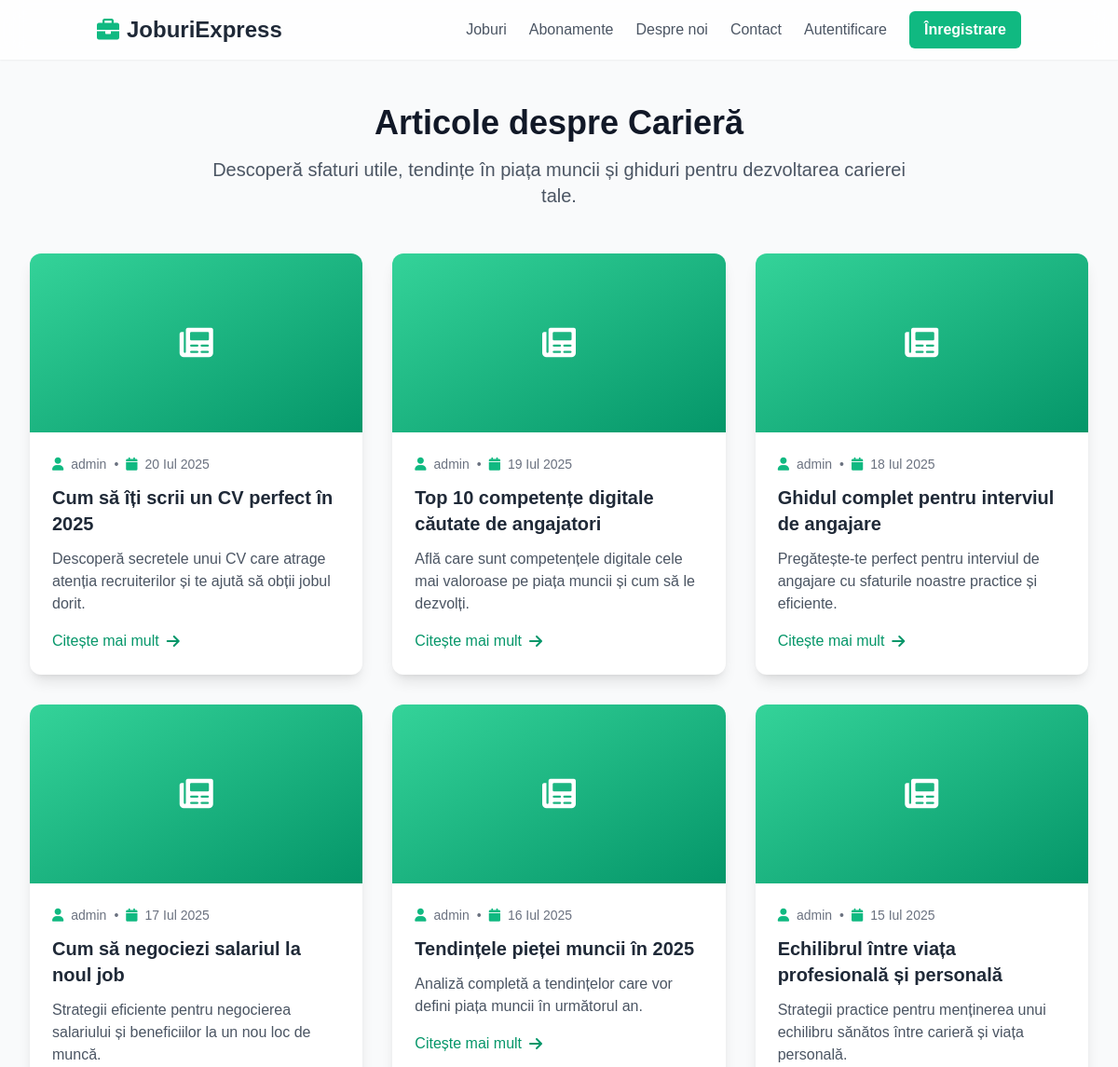
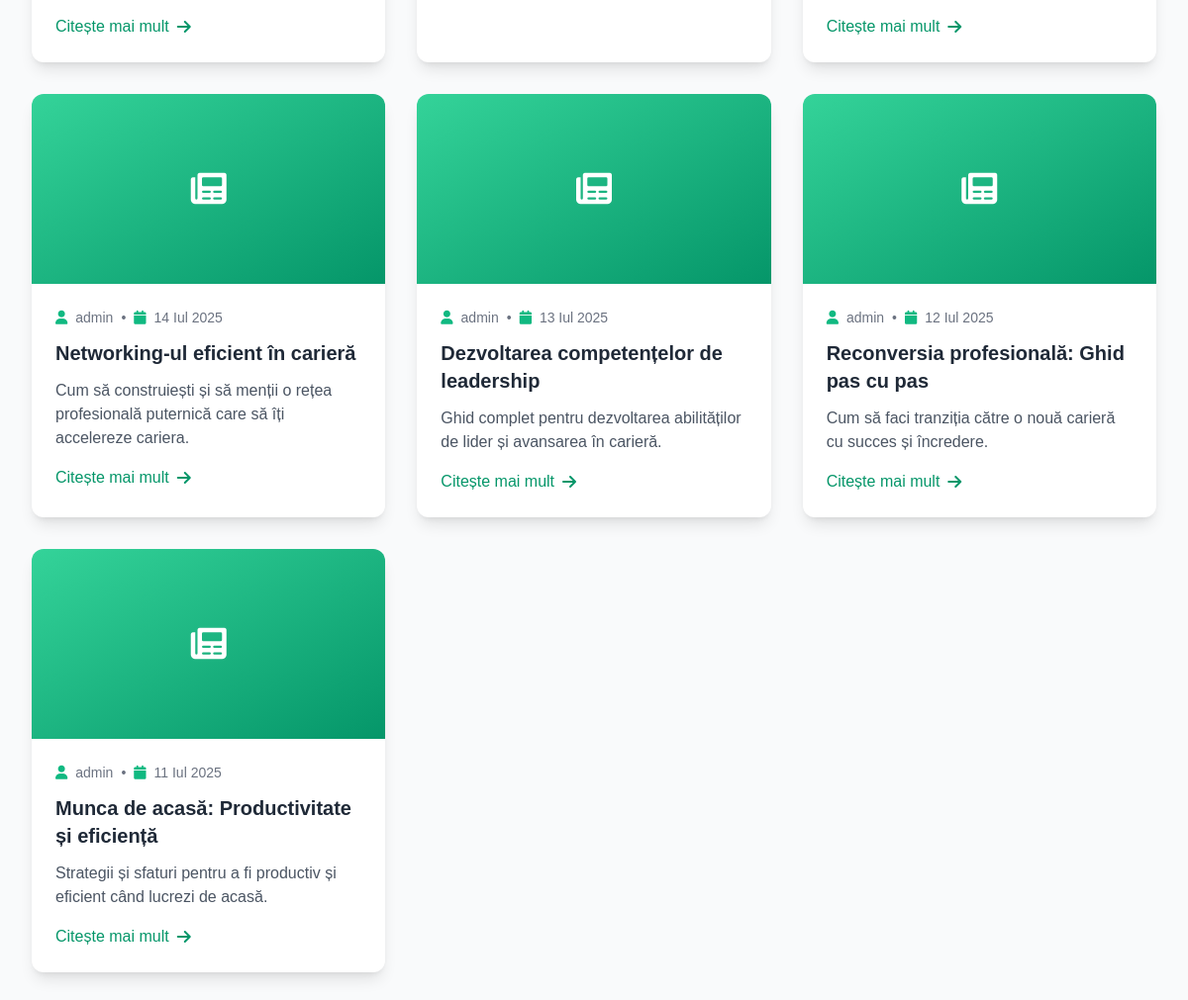
The page /articole/ on the database its author committed (2 pictures, top to bottom).
### core/models.py (models this page shows, shortened)
class Article(models.Model):
    title = models.CharField(max_length=200, verbose_name="Titlu")
    slug = models.SlugField(max_length=220, unique=True, blank=True)
    excerpt = models.TextField(max_length=300, verbose_name="Rezumat", help_text="Scurt rezumat al articolului (max 300 caractere)")
    content = models.TextField(verbose_name="Conținut")
    featured_image = models.ImageField(upload_to='articles/', blank=True, null=True, verbose_name="Imagine principală")
    author = models.ForeignKey(settings.AUTH_USER_MODEL, on_delete=models.CASCADE, related_name='articles', verbose_name="Autor")
    is_published = models.BooleanField(default=False, verbose_name="Publicat")
    is_featured = models.BooleanField(default=False, verbose_name="Articol evidențiat", help_text="Articolele evidențiate apar pe prima pagină")
    created_at = models.DateTimeField(default=timezone.now, verbose_name="Creat la")
    updated_at = models.DateTimeField(auto_now=True, verbose_name="Actualizat la")
    published_at = models.DateTimeField(blank=True, null=True, verbose_name="Publicat la")
    def get_absolute_url(self):
        return reverse('core:article_detail', kwargs={'slug': self.slug})
    class Meta:
        ordering = ['-created_at']
        verbose_name = "Articol"
        verbose_name_plural = "Articole"

### accounts/models.py (models this page shows, shortened)
class User(AbstractUser):
    USER_TYPE_CHOICES = (
        ('job_seeker', 'Candidat'),
        ('company', 'Companie'),
    )
    email = models.EmailField(unique=True)
    user_type = models.CharField(max_length=20, choices=USER_TYPE_CHOICES, default='job_seeker')
    groups = models.ManyToManyField(
        'auth.Group',
        verbose_name='groups',
        blank=True,
        help_text='The groups this user belongs to. A user will get all permissions granted to each of their groups.',
        related_name="custom_user_set", # Changed related_name
        related_query_name="user",
    )
    user_permissions = models.ManyToManyField(
        'auth.Permission',
        verbose_name='user permissions',
        blank=True,
        help_text='Specific permissions for this user.',
        related_name="custom_user_set", # Changed related_name
        related_query_name="user",
    )
    is_active = models.BooleanField(
        'active',
        default=True, # Changed default to True
        help_text= (
            'Designates whether this user should be treated as active. '
            'Unselect this instead of deleting accounts.'
        ),
    )

### core/views.py (the view)
# urls.py: path('articole/', views.ArticleListView.as_view(), name='article_list'),
class ArticleListView(ListView):
    model = Article
    template_name = "core/article_list.html"
    context_object_name = 'articles'
    paginate_by = 12
    def get_queryset(self):
        return Article.objects.filter(is_published=True).select_related('author').order_by('-published_at')

### templates/core/article_list.html (shortened to what this page needs)
{% extends 'base.html' %}
{% load static %}
{% block content %}
<div class="min-h-screen bg-gray-50 py-12">
    <div class="max-w-7xl mx-auto px-4 sm:px-6 lg:px-8">
        <div class="text-center mb-12">
            <h1 class="text-4xl font-bold text-gray-900 mb-4">Articole despre Carieră</h1>
            <p class="text-xl text-gray-600 max-w-3xl mx-auto">
                Descoperă sfaturi utile, tendințe în piața muncii și ghiduri pentru dezvoltarea carierei tale.
            </p>
        </div>
        {% if articles %}
            <div class="grid grid-cols-1 md:grid-cols-2 lg:grid-cols-3 gap-8 mb-12">
                {% for article in articles %}
                    <article class="bg-white rounded-xl shadow-lg overflow-hidden hover:shadow-xl transition-shadow duration-300 group">
                        <div class="aspect-w-16 aspect-h-9 bg-gray-200">
                            {% if article.featured_image %}
                                <img src="{{ article.featured_image.url }}" alt="{{ article.title }}"
                                     class="w-full h-48 object-cover group-hover:scale-105 transition-transform duration-300">
                            {% else %}
                                <div class="w-full h-48 bg-gradient-to-br from-emerald-400 to-emerald-600 flex items-center justify-center">
                                    <i class="fas fa-newspaper text-4xl text-white"></i>
                                </div>
                            {% endif %}
                        </div>
                        <div class="p-6">
                            <div class="flex items-center text-sm text-gray-500 mb-3">
                                <i class="fas fa-user mr-2 text-emerald-500"></i>
                                <span>{{ article.author.get_full_name|default:article.author.username }}</span>
                                <span class="mx-2">•</span>
                                <i class="fas fa-calendar mr-2 text-emerald-500"></i>
                                <span>{{ article.published_at|date:"d M Y" }}</span>
                            </div>
                            <h2 class="text-xl font-bold text-gray-800 mb-3 group-hover:text-emerald-600 transition-colors duration-300">
                                <a href="{{ article.get_absolute_url }}" class="line-clamp-2">{{ article.title }}</a>
                            </h2>
                            <p class="text-gray-600 mb-4 line-clamp-3">{{ article.excerpt }}</p>
                            <a href="{{ article.get_absolute_url }}"
                               class="inline-flex items-center text-emerald-600 hover:text-emerald-700 font-medium transition-colors duration-200">
                                Citește mai mult
                                <i class="fas fa-arrow-right ml-2"></i>
                            </a>
                        </div>
                    </article>
                {% endfor %}
            </div>
        {% endif %}
    </div>
</div>
{% endblock %}

### templates/base.html (shortened to what this page needs)
<!DOCTYPE html>
<html lang="ro">
<head>
    <script src="https://cdn.tailwindcss.com"></script>
    <link rel="stylesheet" href="https://cdnjs.cloudflare.com/ajax/libs/font-awesome/6.0.0/css/all.min.css" />
</head>
<body class="bg-gray-50 text-gray-800 relative">
    <nav class="bg-white/80 backdrop-blur-md shadow-sm sticky top-0 z-50">
        <div class="container mx-auto px-4 py-3 flex justify-between items-center">
            <a class="text-2xl font-bold text-gray-800 flex items-center" href="{% url 'core:home' %}">
                <i class="fas fa-briefcase mr-2 text-emerald-500"></i>
                JoburiExpress
            </a>
            <div class="hidden md:flex items-center space-x-6">
                <a class="text-gray-600 hover:text-gray-900 transition-colors duration-300 " href="{% url 'joburi:lista_joburi' %}">Joburi</a>
                <a class="text-gray-600 hover:text-gray-900 transition-colors duration-300 " href="{% url 'plati:planuri' %}">Abonamente</a>
                <a class="text-gray-600 hover:text-gray-900 transition-colors duration-300 " href="{% url 'core:about' %}">Despre noi</a>
                <a class="text-gray-600 hover:text-gray-900 transition-colors duration-300 " href="{% url 'core:contact' %}">Contact</a>
                {% if user.is_authenticated %}
                    <div class="relative">
                        <button id="user-menu-button" class="flex items-center text-gray-600 hover:text-gray-900 focus:outline-none transition-colors duration-300">
                            <i class="fas fa-user-circle mr-1"></i> {{ user.username }}
                            <i class="fas fa-chevron-down ml-1 text-xs"></i>
                        </button>
                        <div id="user-menu" class="absolute right-0 mt-2 w-48 bg-white rounded-md shadow-lg py-1 hidden z-10 border border-gray-200">
                            {% if user.user_type == 'job_seeker' %}
                                <a href="{% url 'conturi:panou_candidat' %}" class="block px-4 py-2 text-sm text-gray-700 hover:bg-gray-100">Panou de Control Candidat</a>
                             {% else %}
                             <a href="{% url 'conturi:panou_companie' %}" class="block px-4 py-2 text-sm text-gray-700 hover:bg-gray-100">Panou de Control Companie</a>
                            {% endif %}
                            <a href="{% url 'conturi:profil' %}" class="block px-4 py-2 text-sm text-gray-700 hover:bg-gray-100">Profil</a>
                        <form method="post" action="{% url 'conturi:deconectare' %}" class="block w-full">
                                {% csrf_token %}
                                <button type="submit" class="block w-full text-left px-4 py-2 text-sm text-gray-700 hover:bg-gray-100">Deconectare</button>
                            </form>
                        </div>
                    </div>
                {% else %}
                    <a href="{% url 'conturi:autentificare' %}" class="text-gray-600 hover:text-gray-900 transition-colors duration-300">Autentificare</a>
                        <a href="{% url 'conturi:inregistrare' %}" class="bg-emerald-500 hover:bg-emerald-600 text-white font-bold py-2 px-4 rounded-md transition duration-300 ease-in-out">Înregistrare</a>
                {% endif %}
            </div>
        </div>
    </nav>
    <main class="relative overflow-hidden">
        {% block content %}{% endblock %}
    </main>
</body>
</html>

### templates/base.html (style rules this page uses)
body { display: flex; flex-direction: column; min-height: 100vh; font-family: sans-serif; }
main { flex-grow: 1; }

### rows shown on the page
Article: author.get_full_name "admin", published_at "20 Iul 2025", title "Cum să îți scrii un CV perfect în 2025", excerpt "Descoperă secretele unui CV care atrage atenția recruiterilor și te ajută să obții jobul dorit."
Article: author.get_full_name "admin", published_at "19 Iul 2025", title "Top 10 competențe digitale căutate de angajatori", excerpt "Află care sunt competențele digitale cele mai valoroase pe piața muncii și cum să le dezvolți."
Article: author.get_full_name "admin", published_at "18 Iul 2025", title "Ghidul complet pentru interviul de angajare", excerpt "Pregătește-te perfect pentru interviul de angajare cu sfaturile noastre practice și eficiente."
Article: author.get_full_name "admin", published_at "17 Iul 2025", title "Cum să negociezi salariul la noul job", excerpt "Strategii eficiente pentru negocierea salariului și beneficiilor la un nou loc de muncă."
Article: author.get_full_name "admin", published_at "16 Iul 2025", title "Tendințele pieței muncii în 2025", excerpt "Analiză completă a tendințelor care vor defini piața muncii în următorul an."
Article: author.get_full_name "admin", published_at "15 Iul 2025", title "Echilibrul între viața profesională și personală", excerpt "Strategii practice pentru menținerea unui echilibru sănătos între carieră și viața personală."
Article: author.get_full_name "admin", published_at "14 Iul 2025", title "Networking-ul eficient în carieră", excerpt "Cum să construiești și să menții o rețea profesională puternică care să îți accelereze cariera."
Article: author.get_full_name "admin", published_at "13 Iul 2025", title "Dezvoltarea competențelor de leadership", excerpt "Ghid complet pentru dezvoltarea abilităților de lider și avansarea în carieră."
Article: author.get_full_name "admin", published_at "12 Iul 2025", title "Reconversia profesională: Ghid pas cu pas", excerpt "Cum să faci tranziția către o nouă carieră cu succes și încredere."
Article: author.get_full_name "admin", published_at "11 Iul 2025", title "Munca de acasă: Productivitate și eficiență", excerpt "Strategii și sfaturi pentru a fi productiv și eficient când lucrezi de acasă."
